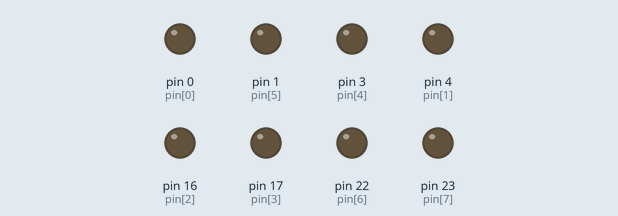
Recording of a sketch running on a simulated Arduino Mega 2560, built with avr-gcc and run on an emulated ATmega2560. On the bench: output pins drawn as LEDs (lit = HIGH).

Above: at 0.6 s.
At 2.7 s:
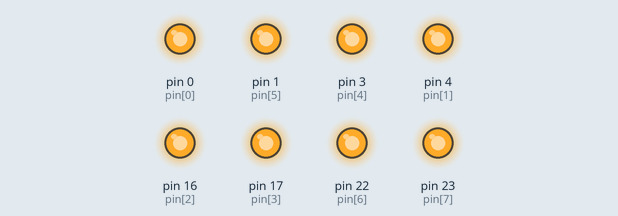
Timing chart, 0 to 3.0 s (numbered marks = the images above):
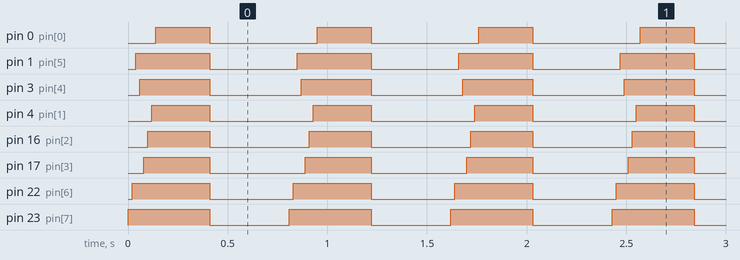

The sketch:

led_chaser.ino
```cpp
uint8_t pin[8] = {0, 4, 16, 17, 3, 1, 22, 23};

void setup()
{
  for (int i = 0; i <= 7; i++)
    pinMode(pin[i], OUTPUT);
}

void loop()
{
  for (int i = 7; i >= 0; i--)
  {
    digitalWrite(pin[i], HIGH);
    delay(20);
  }
  delay(250);
  for (int i = 7; i >= 0; i--)
    digitalWrite(pin[i], LOW);
  delay(400);
}
```

Measured:
- by itself, pin 0 (pin[0]): alternates HIGH for 0.27 s and LOW for 0.54 s
- by itself, pin 1 (pin[5]): alternates HIGH for 0.37 s and LOW for 0.44 s
- by itself, pin 3 (pin[4]): alternates HIGH for 0.35 s and LOW for 0.46 s
- by itself, pin 4 (pin[1]): alternates HIGH for 0.29 s and LOW for 0.52 s
- by itself, pin 16 (pin[2]): alternates HIGH for 0.31 s and LOW for 0.50 s
- by itself, pin 17 (pin[3]): alternates HIGH for 0.33 s and LOW for 0.48 s
- by itself, pin 22 (pin[6]): alternates HIGH for 0.39 s and LOW for 0.42 s
- by itself, pin 23 (pin[7]): alternates HIGH for 0.41 s and LOW for 0.40 s
